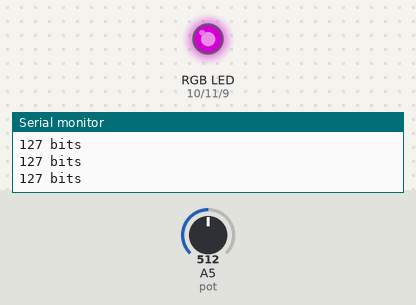
A sketch run on a simulated Arduino Uno, built with avr-gcc and run on an emulated ATmega328P. On the bench: an RGB LED mixed from three pins (HIGH = lit), the last lines printed to the serial monitor. The test bench sets the inputs (shaded band); at power-on: A5 (pot) = 512. Dim RGB values are drawn brighter than linear; random numbers use the default seed unless the sketch sets one.

Above: at 1.2 s.
1.3 s: A5 (pot) set to 716
At 1.8 s:
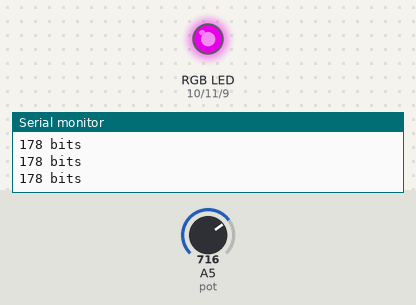
2.9 s: A5 (pot) set to 900
At 3.4 s:
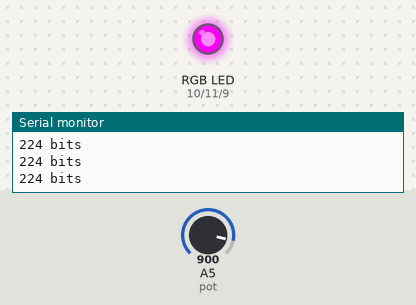
4.6 s: A5 (pot) set to 306
At 5.9 s:
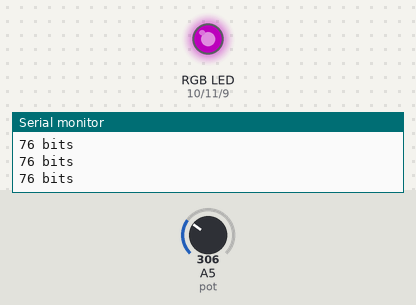
6.2 s: A5 (pot) set to 122
At 7.5 s:
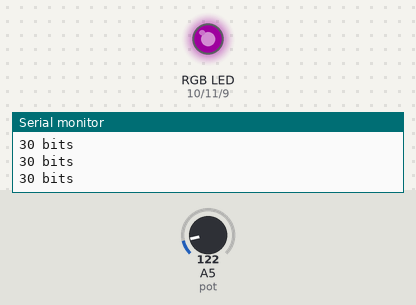
7.8 s: A5 (pot) set to 0
At 9.2 s:
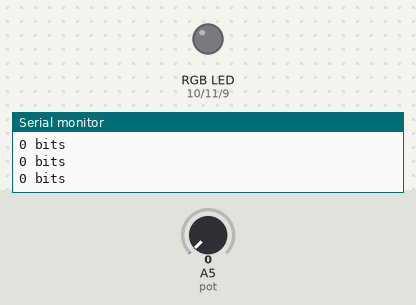
9.6 s: A5 (pot) set to 1023
At 10.7 s:
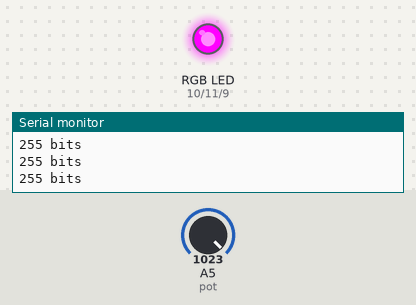
Timing chart, 0 to 12.2 s (numbered marks = the images above; inputs shaded):
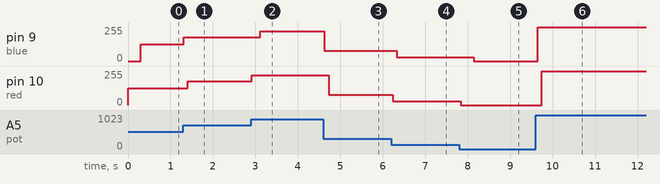

Measured:
- after the input at 1.3 s, pin 9 (blue): 127/255 → 178/255 at once; pin 10 (red): 127/255 → 178/255 after 0.11 s
- after the input at 2.9 s, pin 9 (blue): 178/255 → 224/255 after 0.22 s; pin 10 (red): 178/255 → 224/255 at once
- after the input at 4.6 s, pin 9 (blue): 224/255 → 76/255 at once; pin 10 (red): 224/255 → 76/255 after 0.12 s
- after the input at 6.2 s, pin 9 (blue): 76/255 → 30/255 after 0.13 s; pin 10 (red): 76/255 → 30/255 at once
- after the input at 7.8 s, pin 9 (blue): 30/255 → 0/255 after 0.34 s; pin 10 (red): 30/255 → 0/255 at once
- after the input at 9.6 s, pin 9 (blue): 0/255 → 255/255 after 0.05 s; pin 10 (red): 0/255 → 255/255 after 0.15 s

The sketch:

potenciometro.ino
```cpp
#define pot A5
#define blue 9
#define red 10
#define green 11

void setup() {
  // put your setup code here, to run once:
  Serial.begin(9600);
  pinMode(pot, INPUT);
  pinMode(blue, OUTPUT);
  pinMode(red, OUTPUT);
  pinMode(green, OUTPUT);
}

void loop() {
  // put your main code here, to run repeatedly:
  int x = analogRead(pot);
  x = map(x,0,1023,0,255);
  Serial.print(x);
  Serial.println(" bits ");
  int r = random(1,3);
  if(r == 1) analogWrite(blue, x);
  else if(r == 2) analogWrite(red, x);
  else if(r == 3) analogWrite(green, x);


  delay(100);
}
```
